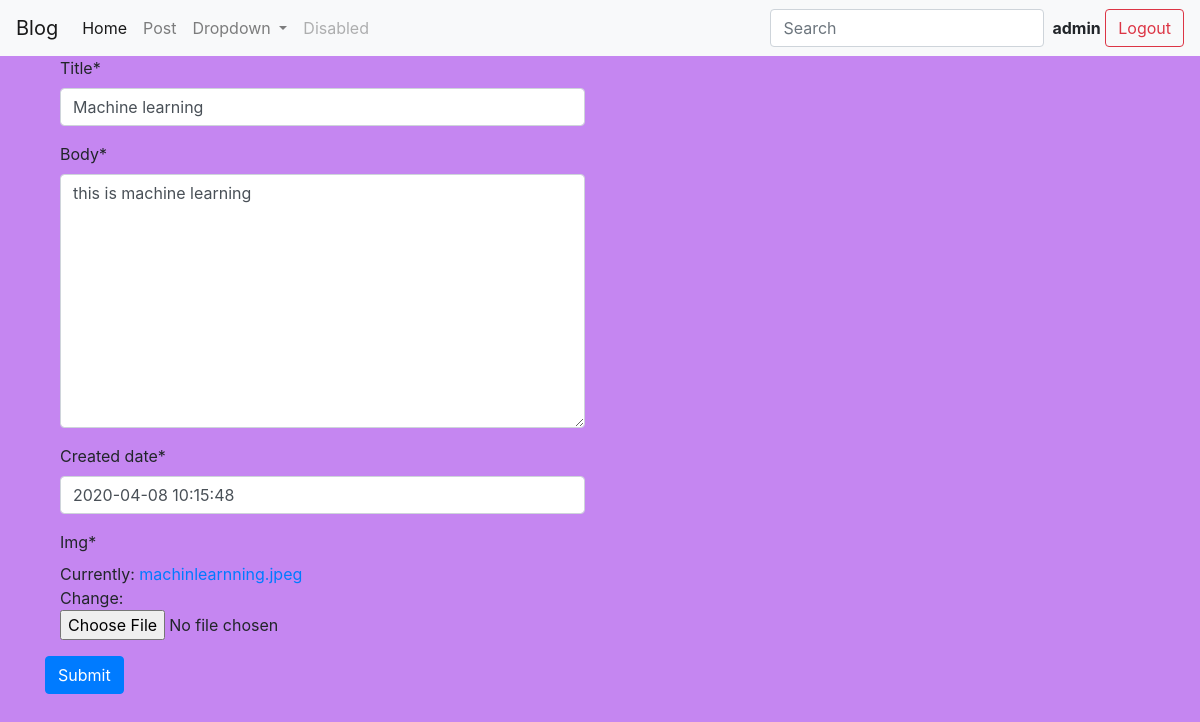
Screenshot of /update/10/ (signed in) with the database file from the repository.
### blog/models.py (models this page shows, shortened)
class Post(models.Model):
	title = models.CharField(max_length = 100)
	body = models.TextField()
	created_date = models.DateTimeField(default = timezone.now)
	author = models.ForeignKey(get_user_model(),on_delete = models.CASCADE,null = True)
	img = models.ImageField(upload_to='',null = True)
	likes = models.IntegerField(null = True,default = 0)

### blog/views.py (the view)
# urls.py: path('update/<int:pk>/',PostUpdate.as_view(), name  = 'post-update'),
class PostUpdate(LoginRequiredMixin,UpdateView):
	model = Post
	fields = ['title','body','created_date','img']
	success_url = '/blog/'

### blog/templates/blog/post_form.html
{% extends 'base.html' %}
{% load crispy_forms_tags %}
{% block content %}
<form method="post" enctype="multipart/form-data">{%csrf_token%}
	<div class="col-6">
	{{form|crispy}}
	</div>
	<input class='btn btn-primary' type="submit" name="Save">
</form>
{% endblock %}

### blog/templates/base.html (shortened to what this page needs)
{% load static %}
{% load crispy_forms_tags %}
<!DOCTYPE html>
<html>
<head>
	<link rel="stylesheet" href="https://stackpath.bootstrapcdn.com/bootstrap/4.4.1/css/bootstrap.min.css">
	<link rel="stylesheet" type="text/css" href="{%static 'css/style.css' %}">
</head>
<body>
	<nav class="navbar navbar-expand-lg navbar-light bg-light sticky-top">
  <a class="navbar-brand" href="#">Blog</a>
  <div class="collapse navbar-collapse" id="navbarSupportedContent">
    <ul class="navbar-nav mr-auto">
      <li class="nav-item active">
        <a class="nav-link" href="{% url 'blog:post-list' %}">Home <span class="sr-only">(current)</span></a>
      </li>
      <li class="nav-item">
        <a class="nav-link" href="{% url 'blog:post-create' %}">Post</a>
      </li>
      <li class="nav-item dropdown">
        <a class="nav-link dropdown-toggle" href="#" id="navbarDropdown" role="button" data-toggle="dropdown" aria-haspopup="true" aria-expanded="false">
          Dropdown
        </a>
      </li>
      <li class="nav-item">
        <a class="nav-link disabled" href="#">Disabled</a>
      </li>
    </ul>
    <form class="form-inline my-2 my-lg-0">
      <input class="form-control mr-sm-2" type="search" placeholder="Search" aria-label="Search">
      {% if user.is_authenticated %}
      <b>{{request.user}}</b>&nbsp;<a class="btn btn-outline-danger my-2 my-sm-0" href="{% url 'auth_logout' %}">Logout</a>
      {% else %}
      <a class="btn btn-outline-success my-2 my-sm-0" href="{% url 'auth_login' %}">Login</a>
      <a class="btn btn-outline-success my-2 my-sm-0" href="{% url 'registration_register' %}">Register</a>
      {% endif %}
    </form>
  </div>
</nav>
<div class="container">
{% block content %}
{% endblock %}
</div>
</body>
</html>

### staticfiles/css/style.css (style rules this page uses)
body { background-color : #C586F1; }

### rows the page displays
Post: title "Machine learning", body "this is machine learning", created_date "2020-04-08 10:15:48"

### other values shown
{{ request.user }} "admin"
